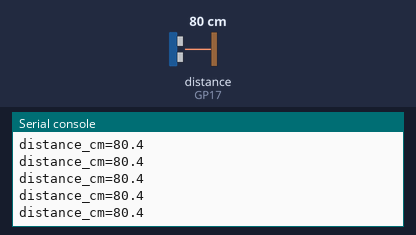
Simulated run of this program. Board: Raspberry Pi Pico running MicroPython. Parts: the last lines printed to the serial console. The inputs (shaded band) are chosen by the test bench; at power-on: distance to the obstacle (sensor on GP17) 80 cm. The echo pulse lasts 58.3 µs per cm.

Above: at 1.3 s.
1.4 s: distance to the obstacle (sensor on GP17) set to 2 cm
At 1.48 s:
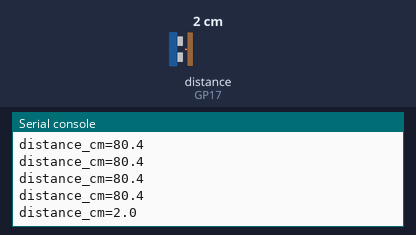
2.9 s: distance to the obstacle (sensor on GP17) set to 4 cm
At 2.99 s:
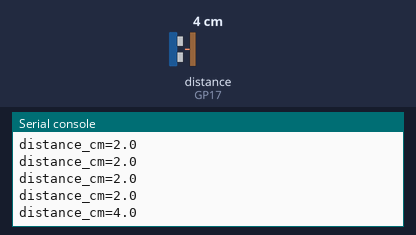
Timing chart, 0 to 5.9 s (numbered marks = the images above; inputs shaded):
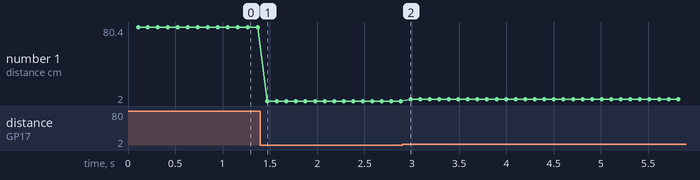

Measured:
- after the input at 1.4 s, the serial console: prints a new line after 0.07 s (image 1)
- after the input at 2.9 s, the serial console: prints a new line after 0.09 s (image 2)
- plotted number 1: 80.4 → 2 after the input at 1.4 s

The program:

main.py
```python
"""RP2040 Pico + Adafruit HC-SR04 #3942. Echo divider: 10k + 10k."""
from machine import Pin, time_pulse_us
from time import sleep_us, sleep_ms

TRIG_GP = 16
ECHO_GP = 17
TIMEOUT_US = 30000
WAIT_MS = 100

trig = Pin(TRIG_GP, Pin.OUT, value=0)
echo = Pin(ECHO_GP, Pin.IN)

def measure_cm():
    trig.value(0)
    sleep_us(2)
    trig.value(1)
    sleep_us(10)
    trig.value(0)
    pulse_us = time_pulse_us(echo, 1, TIMEOUT_US)
    if pulse_us < 0:
        return None
    distance_cm = pulse_us / 58.0
    if not 2 <= distance_cm <= 400:
        return None
    return distance_cm

sleep_ms(WAIT_MS)
print("READY: HC-SR04, cm")
try:
    while True:
        distance = measure_cm()
        if distance is None:
            print("NO_READING: check target and wiring")
        else:
            print("distance_cm=%.1f" % distance)
        sleep_ms(WAIT_MS)
except KeyboardInterrupt:
    print("STOP")
finally:
    trig.value(0)
```
